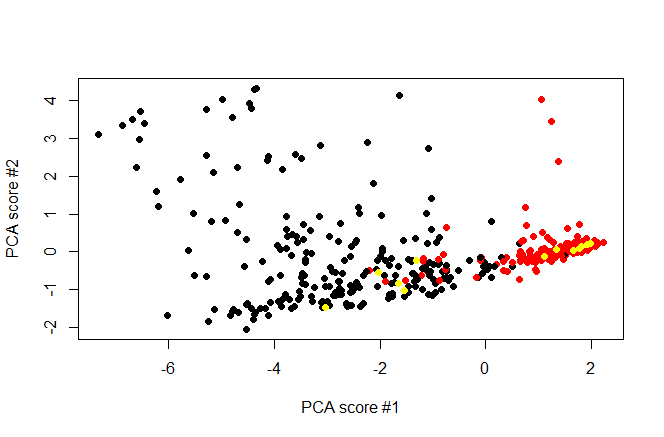

Source code (R):
# install.packages("e1071")
library(class)
library(e1071)
setwd("C:/home/aaaaStudia/Semestr_VII/MRO/Lab4")

data <- read.csv(file="breast-cancer-wisconsin.data",head=TRUE,sep=",")
data <- data[!apply(data,1,function(x)any('?' %in% c(x))),]
dataSize = nrow(data)
data <- data[sample(dataSize),]
data.orig <- data

data <- data.orig
data <- scale(data[,c(2:6, 8:10)])

ncol(data)
colnames(data) <- c("clump thickness","cell size","cell shape",
                    "marginal adhesion","Single Epithelial Cell Size",
                    "Bland Chromatin","Normal Nucleoli","Mitoses") #,"class")
colnames(data)

getSuccessRatio <- function (splitRate) {
  print(splitRate-1)
  #   splitRate = 4
  #   x = 0
  #   x = 1
  dataInEachPart = ceiling(nrow(data) / splitRate)
  testSetIndexes = c((x*dataInEachPart):((x+1)*(dataInEachPart -1)))
  trainingSet = data[-c(testSetIndexes),]
  clasifier = factor(c(data.orig[-c(testSetIndexes),11]))
  testSet = data[c(testSetIndexes),]
  
  svm.model <- svm(trainingSet, y = clasifier, kernel = "sigmoid")
  svm.pred <- predict(svm.model, testSet)
  
  #     plot(cmdscale(dist(iris[,-5])),
  #          col = as.integer(iris[,5]),
  #          pch = c("o","+")[1:150 %in% model$index + 1])
  
  svm.diff = data.orig[c(testSetIndexes),11]-(as.integer(svm.pred[1:(dataInEachPart-1)])*2)
  svm.diff.ok = length(which(svm.diff == 0))
  svm.diff.ok = length(svm.diff[svm.diff == 0])
  svm.diff.bad = length(which(svm.diff != 0))
  print(svm.diff.ok)
  print(svm.diff.bad)
  print(svm.diff.ok / (svm.diff.ok+svm.diff.bad))
  bad <- rep(NA, svm.diff.bad)
  c = 1
  for (i in 1:length(svm.diff) ) {
    if (svm.diff[i] != 0 ) {
      bad[c] = i
      c = c + 1
    }
  }
  
  bad
  
}


splitRate = 4
badlyQualified <- getSuccessRatio(4)
pca <- princomp(data, cor = TRUE)
plot(pca$scores[,1], pca$scores[,2],col=c("black", "red","black","black")[data.orig[, 11]] , pch = 19, xlab="PCA score #1", ylab = "PCA score #2")
points(pca$scores[badlyQualified,1], pca$scores[badlyQualified,2], col="yellow",pch = 19)
